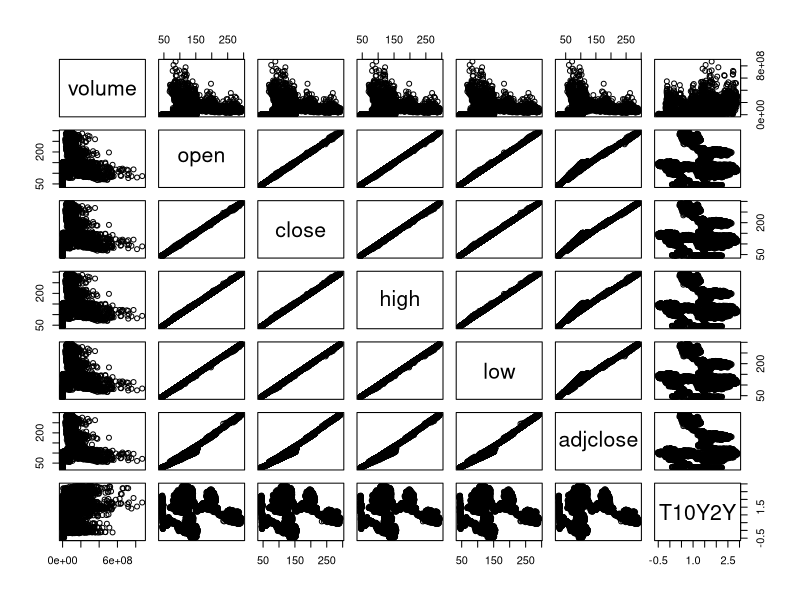
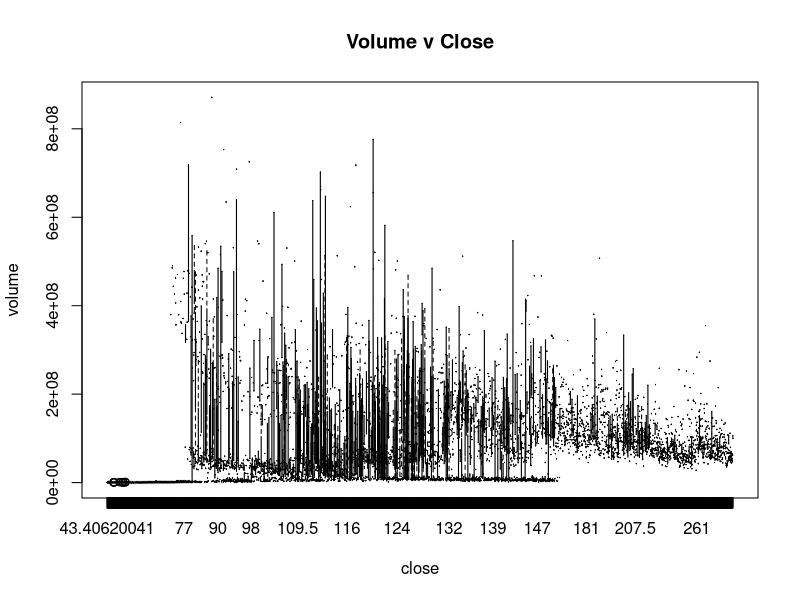
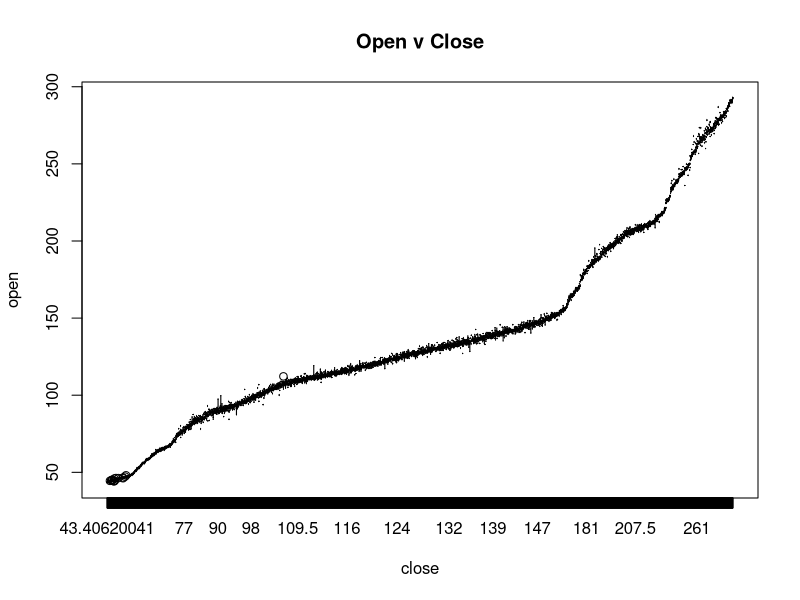
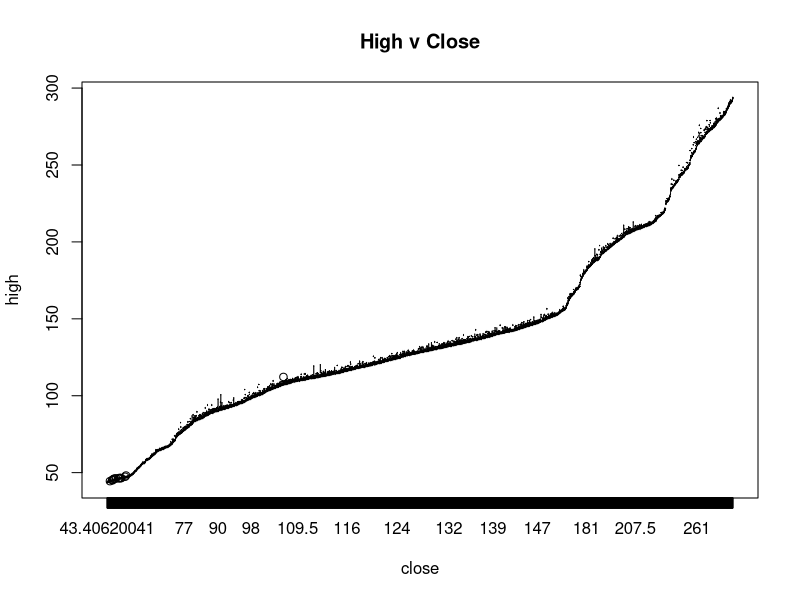
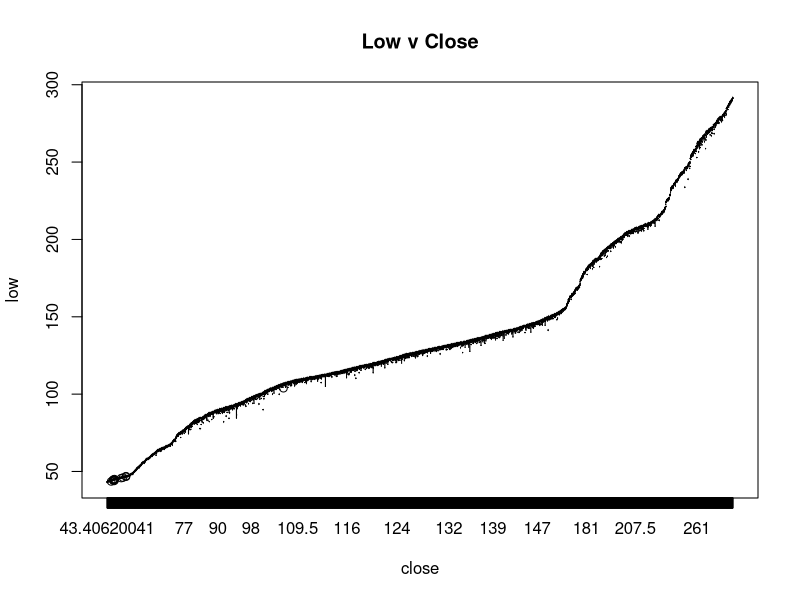
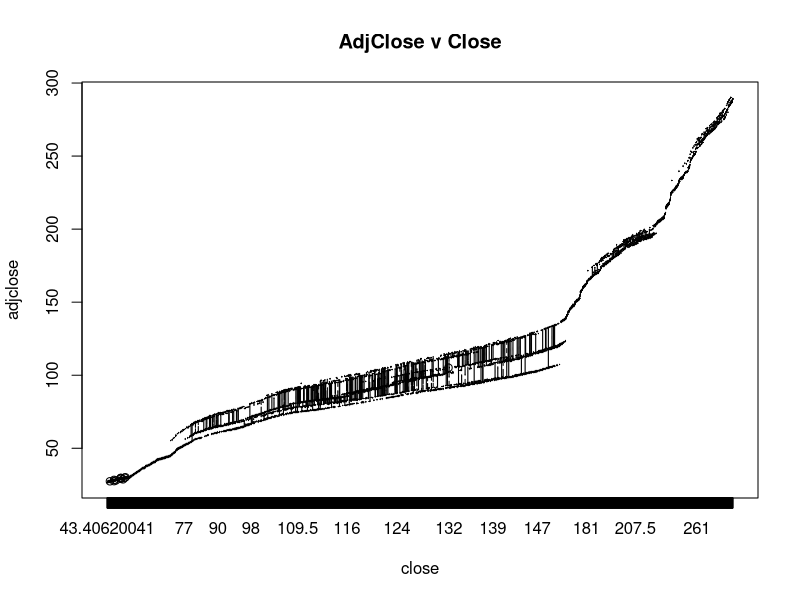
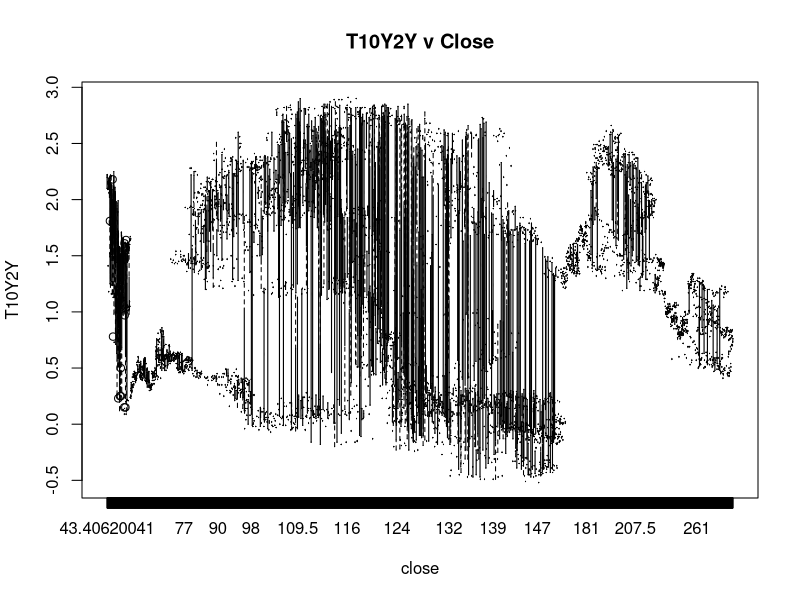
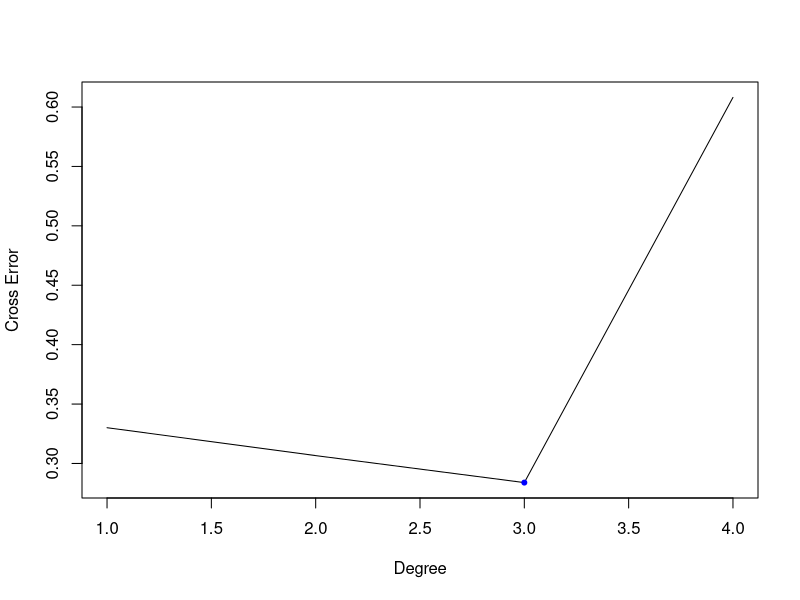

Reproduce these figures in R, in order.
## ---- chunk 1
# Ensure all necessary packages are installed before doing anything else.
packages.list = c("formatR", "knitr", "glmnet", "pls", "boot")
packages.new = packages.list[!(packages.list %in% installed.packages()[,"Package"])]
if(length(packages.new)){
  install.packages(packages.new)
}
## ---- chunk 2
library(formatR)
library(knitr)
opts_chunk$set(tidy.opts=list(width.cutoff=60),tidy=TRUE)
## ---- chunk 3
# Load CSV into data frame

SPY = read.csv(file="SPY.csv", header=T, sep=",")

# Drop date column and cast SPY
drop = c("date")
SPY = SPY[ , !(names(SPY) %in% drop)]

# Summarize inputs - sanity check
summary(SPY)
## ---- chunk 4
pairs(SPY)

boxplot(volume ~ close, data=SPY, main = "Volume v Close")
boxplot(open ~ close, data=SPY, main = "Open v Close")
boxplot(high ~ close, data=SPY, main = "High v Close")
boxplot(low ~ close, data=SPY, main = "Low v Close")
boxplot(adjclose ~ close, data=SPY, main = "AdjClose v Close")
boxplot(T10Y2Y ~ close, data=SPY, main = "T10Y2Y v Close")
## ---- chunk 5
set.seed(1997)

# 65/35 test train split
sample <- sample(nrow(SPY), nrow(SPY)*.65, replace=F)

SPY.train <- SPY[sample,]
SPY.test <- SPY[-sample,]
## ---- chunk 6
SPY.lm <- lm(close ~ ., data=SPY.train)
SPY.lm.preds <- predict(SPY.lm, SPY.test)

mean((SPY.lm.preds - SPY.test$close)^2) #MSE
## ---- chunk 7
SPY.test.AsMatrix <- model.matrix(close ~ ., data=SPY.test)
SPY.train.AsMatrix <- model.matrix(close ~ ., data=SPY.train)

lambdaVal <- 10^seq(4,-2,length=100)

require(glmnet)

SPY.ridgeReg <- glmnet(SPY.train.AsMatrix, SPY.train$close, alpha=0, lambda=lambdaVal, thresh=1e-10)
SPY.crossRidge <- cv.glmnet(SPY.train.AsMatrix, SPY.train$close, alpha=0, lambda=lambdaVal, thresh=1e-10)

optimalLambda <- SPY.crossRidge$lambda.min
ridgePreds <- predict(SPY.ridgeReg, s=optimalLambda, newx=SPY.test.AsMatrix)

mean((ridgePreds - SPY.test$close)^2) #Get Ridge MSE
## ---- chunk 8
require(pls)

SPY.pcr <- pcr(close ~ ., data=SPY.train, scale=TRUE, validation="CV")
SPY.pcr.preds <- predict(SPY.pcr, SPY.test, ncomp=6)

mean((SPY.pcr.preds - SPY.test$close)^2)
## ---- chunk 9
library(boot)

#List of error values for our polynomial models
SPY.polys.error = c()
# List of polynomial models
SPY.polys = list()

for(deg in 1:4){
  polynomialModel = glm(close ~ poly(volume, open, high, low, adjclose, T10Y2Y, degree=deg, raw=T), data=SPY)
  error = cv.glm(polynomialModel, data=SPY, K=10)$delta[1]
  SPY.polys.error = c(SPY.polys.error, error)
  
  SPY.polys[[deg]] = polynomialModel
  names(SPY.polys)[deg] = paste0("m", deg)
}

plot(SPY.polys.error, xlab="Degree", ylab='Cross Error', type='l')
minimum = which.min(SPY.polys.error)

points(minimum, SPY.polys.error[minimum], pch=20, col='blue')

SPY.polys.error[minimum]
